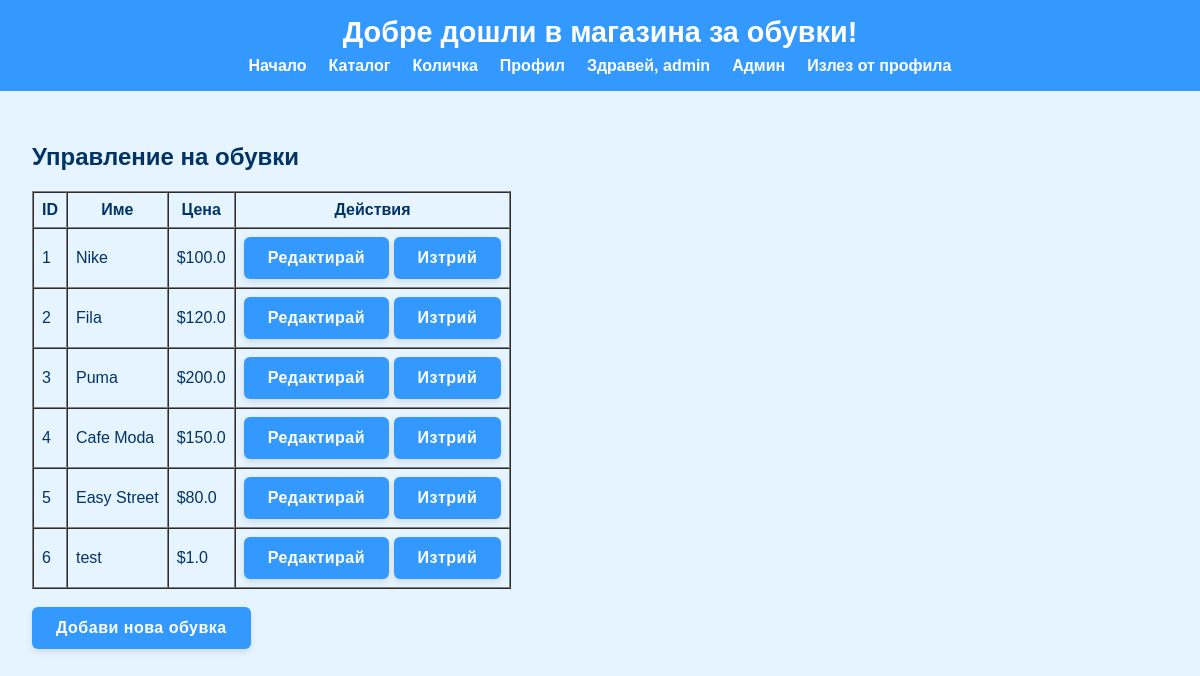
/admin/manage (signed in), run on the app's committed database.
### models.py (models this page shows, shortened)
class Shoe(db.Model):
    __tablename__ = "shoes"
    id = db.Column(db.Integer, primary_key=True)
    name = db.Column(db.String(100), nullable=False)
    price = db.Column(db.Float, nullable=False)
    material = db.Column(db.String(100), nullable=False)
    size = db.Column(db.Integer, nullable=False)
    color = db.Column(db.String(100), nullable=False)
    category = db.Column(db.String(50), nullable=False)
    type = db.Column(db.String(50))
    __mapper_args__ = {
        "polymorphic_identity": "shoe",
        "polymorphic_on": type
    }

class EverydayShoes(Shoe):
    __mapper_args__ = {"polymorphic_identity": "everyday"}

### controllers/admin_controller.py (the view)
@admin_bp.route("/manage")
def manage_shoes():
    shoes = catalog_service.get_all_shoes()
    return render_template("manage_shoes.html", shoes=shoes)

### app.py (called while the page is built, shortened)
@app.before_request
def restrict_admin_pages():
    if request.path.startswith("/admin"):
        if session.get("role") != "admin":
            flash("Нямате достъп до админ панела.", "error")
            return redirect(url_for("index"))

@app.before_request
def setup_database():
    db.create_all()
    if not User.query.filter_by(username="admin").first():
        hashed_password = generate_password_hash("admin123")
        admin_user = User(username="admin", email="admin@admin.com", password=hashed_password, role="admin")
        db.session.add(admin_user)
        db.session.commit()

### services/catalog_service.py (called while the page is built)
def get_all_shoes():
    return Shoe.query.all()

### templates/manage_shoes.html (shortened to what this page needs)
{% extends "base.html" %}
{% block content %}
    <h2>Управление на обувки</h2>
    <table border="1" cellpadding="8" cellspacing="0">
        <tr>
            <th>ID</th>
            <th>Име</th>
            <th>Цена</th>
            <th>Действия</th>
        </tr>
        {% for shoe in shoes %}
        <tr>
            <td>{{ shoe.id }}</td>
            <td>{{ shoe.name }}</td>
            <td>${{ shoe.price }}</td>
            <td>
                <a href="{{ url_for('admin.update_shoe', shoe_id=shoe.id) }}"><button>Редактирай</button></a>
                <a href="{{ url_for('admin.delete_shoe', shoe_id=shoe.id) }}"><button>Изтрий</button></a>
            </td>
        </tr>
        {% endfor %}
    </table>
    <br>
    <a href="{{ url_for('admin.add_shoe') }}"><button>Добави нова обувка</button></a>
{% endblock %}

### static/styles.css (style rules this page uses)
:root { --primary-color: #e6f4ff; --secondary-color: #3399ff; --text-color: #003366; }
body { font-family: Arial, sans-serif; margin: 0; background-color: var(--primary-color); color: var(--text-color); }
button { background-color: var(--secondary-color); color: white; border: none; padding: 0.75rem 1.5rem; border-radius: 6px; font-size: 1rem; font-weight: bold; letter-spacing: 0.5px; cursor: pointer; transition: all 0.3s ease; box-shadow: 0 3px 6px rgba(0,0,0,0.1); }

### data on the page
EverydayShoes: id "1", name "Nike", price "100.0"
EverydayShoes: id "2", name "Fila", price "120.0"
EverydayShoes: id "3", name "Puma", price "200.0"
EverydayShoes: id "4", name "Cafe Moda", price "150.0"
EverydayShoes: id "5", name "Easy Street", price "80.0"
EverydayShoes: id "6", name "test", price "1.0"

### other printed values
{{ session.get('username') }} "admin"
